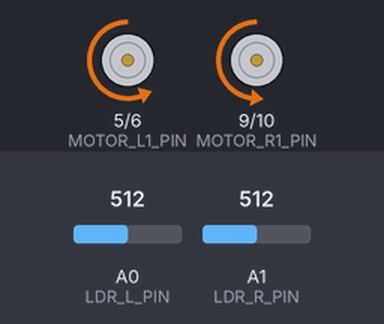
Recording of a sketch running on a simulated Arduino Uno, built with avr-gcc and run on an emulated ATmega328P. Shown: motor-driver pin pairs drawn as motors (green arrow = first pin HIGH = forward, orange = second pin HIGH = backward, longer = more drive). Inputs (shaded band) come from the test bench; at power-on: A0 (LDR_L_PIN) = 512, A1 (LDR_R_PIN) = 512.

Above: at 1.2 s.
1.3 s: A0 (LDR_L_PIN) set to 599
2.8 s: A0 (LDR_L_PIN) set to 619
At 3.7 s:
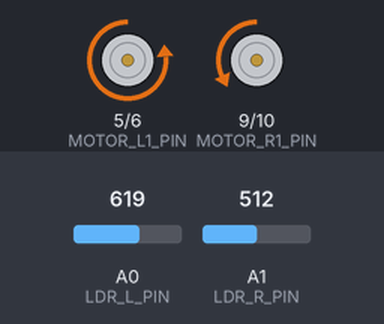
4.3 s: A1 (LDR_R_PIN) set to 526
At 4.8 s:
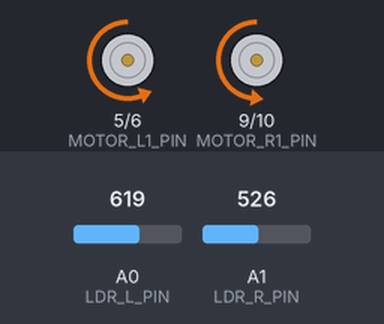
5.8 s: A1 (LDR_R_PIN) set to 704
7.3 s: A1 (LDR_R_PIN) set to 729
At 8.3 s:
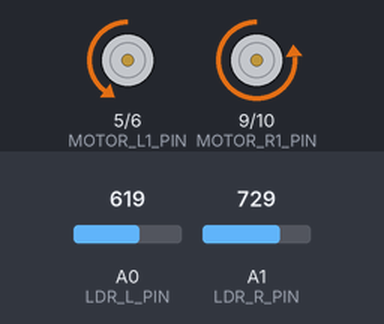
8.8 s: A1 (LDR_R_PIN) set to 716
At 9.5 s:
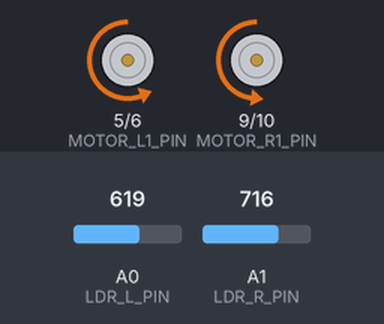
Timing chart, 0 to 11.3 s (numbered marks = the images above; inputs shaded):
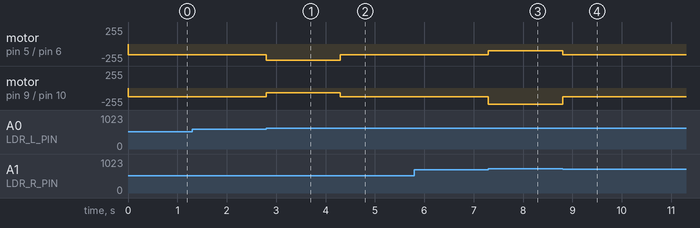

Measured:
- the behaviour switches between 612 and 613 on A0 (LDR_L_PIN) (found by bisection; images 0 and 1)
- the behaviour switches between 518 and 519 on A1 (LDR_R_PIN) (found by bisection; images 1 and 2)
- the behaviour switches between 719 and 720 on A1 (LDR_R_PIN) (found by bisection; images 2 and 3)
- after the input at 1.3 s, every drawn part: stays the same
- after the input at 2.8 s, motor on pin 5 (MOTOR_L1_PIN) / pin 6 (MOTOR_L2_PIN): backward 160/255 → backward 240/255 at once; motor on pin 9 (MOTOR_R1_PIN) / pin 10 (MOTOR_R2_PIN): backward 130/255 → backward 70/255 at once
- after the input at 4.3 s, motor on pin 5 (MOTOR_L1_PIN) / pin 6 (MOTOR_L2_PIN): backward 240/255 → backward 160/255 at once; motor on pin 9 (MOTOR_R1_PIN) / pin 10 (MOTOR_R2_PIN): backward 70/255 → backward 130/255 at once
- after the input at 5.8 s, every drawn part: stays the same
- after the input at 7.3 s, motor on pin 5 (MOTOR_L1_PIN) / pin 6 (MOTOR_L2_PIN): backward 160/255 → backward 100/255 at once; motor on pin 9 (MOTOR_R1_PIN) / pin 10 (MOTOR_R2_PIN): backward 130/255 → backward 240/255 at once
- after the input at 8.8 s, motor on pin 5 (MOTOR_L1_PIN) / pin 6 (MOTOR_L2_PIN): backward 100/255 → backward 160/255 at once; motor on pin 9 (MOTOR_R1_PIN) / pin 10 (MOTOR_R2_PIN): backward 240/255 → backward 130/255 at once

The sketch:

Open-loop_tracking_light.ino
```cpp
#define FIRMWARE_VERSION "v1.0.0"

#define UART_BAUDRATE 9600

#define MOTOR_L1_PIN 5
#define MOTOR_L2_PIN 6
#define MOTOR_R1_PIN 9
#define MOTOR_R2_PIN 10

#define LDR_L_PIN A0
#define LDR_R_PIN A1

#define ADC_RESOLUTION 10
#define ADC_OUTPUT_RANGE (1 << ADC_RESOLUTION)
#define ADC_FULL_SCALE_VOLTAGE 5.0

#define LDR_DIFF_THRESHOLD 100
#define LDR_LOCK_THRESHOLD 800

#define MOTOR_FORWARD_PWM_VALUE_RIGHT 130
#define MOTOR_FORWARD_PWM_VALUE_LEFT 160
#define MOTOR_REVERSE_PWM_VALUE -150
#define MOTOR_LEFT_TURN_PWM_VALUE_LEFT 100
#define MOTOR_LEFT_TURN_PWM_VALUE_RIGHT 240
#define MOTOR_RIGHT_TURN_PWM_VALUE_RIGHT 70
#define MOTOR_RIGHT_TURN_PWM_VALUE_LEFT 240
#define MOTOR_TURN_DURATION_MS 250

// Function to measure LDR Circuit Voltage
int MeasureLDRCircuitVoltage(int PinNumber) {
  int AnalogReadResult = analogRead(PinNumber);
  return AnalogReadResult;
}

// Function to Set Motor Control Parameters
void SetMotorControlParameters(int PWMValue, unsigned int HBridgeControlPinA, unsigned int HBridgeControlPinB) {
  if (PWMValue > 0) {
    analogWrite(HBridgeControlPinB, PWMValue);
    digitalWrite(HBridgeControlPinA, LOW);
  } else if (PWMValue < 0) {
    analogWrite(HBridgeControlPinA, -PWMValue);
    digitalWrite(HBridgeControlPinB, LOW);
  } else {
    // Stop the motor if PWM is 0
    analogWrite(HBridgeControlPinA, 0);
    analogWrite(HBridgeControlPinB, 0);
  }
}

// Function to Update Motor Speed
void UpdateMotorSpeed(int LeftMotorPWMValue, int RightMotorPWMValue, unsigned long DurationMilliseconds) {
  // Set Left Motor Control Parameters
  SetMotorControlParameters(LeftMotorPWMValue, MOTOR_L1_PIN, MOTOR_L2_PIN);

  // Set Right Motor Control Parameters
  SetMotorControlParameters(RightMotorPWMValue, MOTOR_R1_PIN, MOTOR_R2_PIN);

  // Add blocking delay (in ms)
  delay(DurationMilliseconds);
}

// Setup function runs once when board is powered up or reset
void setup() {
  // Initialise UART
  Serial.begin(UART_BAUDRATE);

  // Initialise Motor Driver
  pinMode(MOTOR_L1_PIN, OUTPUT);
  pinMode(MOTOR_L2_PIN, OUTPUT);
  pinMode(MOTOR_R1_PIN, OUTPUT);
  pinMode(MOTOR_R2_PIN, OUTPUT);


}

// Loop function runs over and over again forever
void loop() {
  int LeftLDRValue = MeasureLDRCircuitVoltage(LDR_L_PIN);
  int RightLDRValue = MeasureLDRCircuitVoltage(LDR_R_PIN);

  unsigned int LDRDiffMagnitude = abs(LeftLDRValue - RightLDRValue);

  int LeftMotorPWMValue = 0;
  int RightMotorPWMValue = 0;
  unsigned long TurnDuration = 0;


  if (LDRDiffMagnitude > LDR_DIFF_THRESHOLD) {
    if (LeftLDRValue > RightLDRValue) {
      LeftMotorPWMValue = MOTOR_RIGHT_TURN_PWM_VALUE_LEFT;
      RightMotorPWMValue = MOTOR_RIGHT_TURN_PWM_VALUE_RIGHT;
      TurnDuration = MOTOR_TURN_DURATION_MS;
    } else {
      LeftMotorPWMValue = MOTOR_LEFT_TURN_PWM_VALUE_LEFT;
      RightMotorPWMValue = MOTOR_LEFT_TURN_PWM_VALUE_RIGHT;
      TurnDuration = MOTOR_TURN_DURATION_MS;
    }

    UpdateMotorSpeed(LeftMotorPWMValue, RightMotorPWMValue, TurnDuration);
  } else {
    if (min(LeftLDRValue, RightLDRValue) > LDR_LOCK_THRESHOLD) {
      // Stop the motors if light intensity is high
      LeftMotorPWMValue = 0;
      RightMotorPWMValue = 0;
    } else {
      // Move forward if light intensity is low
      LeftMotorPWMValue = MOTOR_FORWARD_PWM_VALUE_LEFT;
      RightMotorPWMValue = MOTOR_FORWARD_PWM_VALUE_RIGHT;
    }

    UpdateMotorSpeed(LeftMotorPWMValue, RightMotorPWMValue, 0);
  }
}
```
